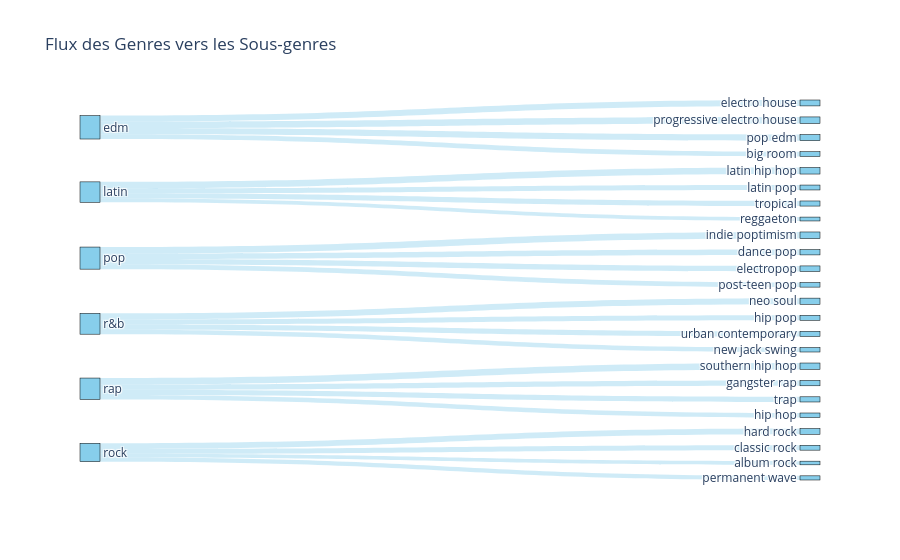

Notebook code cell kept with this figure:
### Code cell
# 1. Préparer les données (compter les combinaisons Genre -> Subgenre)


counts = df_clean.groupby(['playlist_genre', 'playlist_subgenre']).size().reset_index(name='count')

# 2. Créer la liste unique des labels (Genres + Sous-genres)
all_nodes = list(counts['playlist_genre'].unique()) + list(counts['playlist_subgenre'].unique())
node_indices = {name: i for i, name in enumerate(all_nodes)}

# 3. Définir les sources (genres), les cibles (sous-genres) et les valeurs (comptes)
source = counts['playlist_genre'].map(node_indices)
target = counts['playlist_subgenre'].map(node_indices)
value = counts['count']

# 4. Créer la figure
fig = go.Figure(data=[go.Sankey(
    node = dict(
      pad = 15,
      thickness = 20,
      line = dict(color = "black", width = 0.5),
      label = all_nodes,
      color = "skyblue"
    ),
    link = dict(
      source = source,
      target = target,
      value = value,
      color = "rgba(135, 206, 235, 0.4)" # Bleu transparent pour les flux
  ))])

fig.update_layout(title_text="Flux des Genres vers les Sous-genres", font_size=12)
fig.show()

### Figure 1 — Plotly figure (JSON) as saved in the notebook; plotly's stock layout.template omitted (floating-point values rounded to 4 significant figures)
{"data": [{"link": {"color": "rgba(135, 206, 235, 0.4)", "source": [0, 0, 0, 0, 1, 1, 1, 1, 2, 2, 2, 2, 3, 3, 3, 3, 4, 4, 4, 4, 5, 5, 5, 5], "target": [6, 7, 8, 9, 10, 11, 12, 13, 14, 15, 16, 17, 18, 19, 20, 21, 22, 23, 24, 25, 26, 27, 28, 29], "value": [1122, 1393, 1445, 1554, 1546, 1156, 913, 1199, 1249, 1315, 1558, 1081, 1165, 1461, 1057, 1222, 1270, 1062, 1500, 1218, 862, 1144, 1356, 979]}, "node": {"color": "skyblue", "label": ["edm", "latin", "pop", "r&b", "rap", "rock", "big room", "electro house", "pop edm", "progressive electro house", "latin hip hop", "latin pop", "reggaeton", "tropical", "dance pop", "electropop", "indie poptimism", "post-teen pop", "hip pop", "neo soul", "new jack swing", "urban contemporary", "gangster rap", "hip hop", "southern hip hop", "trap", "album rock", "classic rock", "hard rock", "permanent wave"], "line": {"color": "black", "width": 0.5}, "pad": 15, "thickness": 20}, "type": "sankey"}], "layout": {"font": {"size": 12}, "title": {"text": "Flux des Genres vers les Sous-genres"}}}
